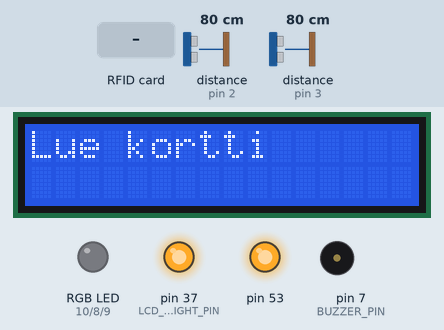
Simulated run of this sketch. Board: Arduino Mega 2560, built with avr-gcc and run on an emulated ATmega2560. Shown: 16×2 character LCD, an RGB LED mixed from three pins (HIGH = lit), output pins drawn as LEDs (lit = HIGH), buzzer (waves = sounding). Wiring (inferred from the names in the program): 2 × range finder with pulse-width output: data pin 2 / data pin 3. The test bench sets the inputs (shaded band); at power-on: distance to the obstacle (sensors on pin 2, pin 3) 80 cm. Pins used as bus, display or sensor lines are not drawn; what the sketch prints to the serial monitor is not drawn.

Above: at 0.8 s.
0.9 s: RFID card 5E 7A 19 C4 held to the reader
Timing chart, 0 to 3.9 s (numbered marks = the images above; inputs shaded):
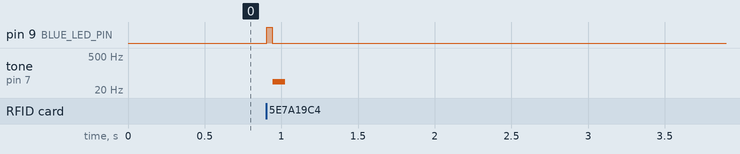

The sketch:

rfidreaderUPDATED.ino
```cpp
 #include <MFRC522.h>  // MFRC522 RFID module library.
#include <SPI.h>      // SPI device communication library.
#include <LiquidCrystal.h>  // Library for LCD Screen
#include "pitches.h"

#define RST_PIN 28     // Defines pins for RST, SS connections respectively.
#define SS_PIN 46

#define BUZZER_PIN 7   // Defines buzzer pin

#define RED_LED_PIN 10// Define RGB LED pins
#define GREEN_LED_PIN 8
#define BLUE_LED_PIN 9

#define GREEN_BUTTON_PIN 2
#define RED_BUTTON_PIN 3

#define LCD_BACKLIGHT_PIN 37 //Control backlight for powersaving, connect anode to this pin

#define LCD_CONTRAST_PIN 4 //V0 pin
int Contrast = 110; //Contrast set through arduino

LiquidCrystal lcd(25, 27, 29, 31, 33, 35); //pins for LCD data

int lcdCardCheck = 10;
unsigned long lastScanTime = 0;

int startMelody[] = {
  NOTE_C4, NOTE_G3, NOTE_G3, NOTE_A3, NOTE_G3, 0, NOTE_B3, NOTE_C4
};

byte readCard[4];     // Array that will hold UID of the RFID card.
bool successRead;

MFRC522 mfrc522(SS_PIN, RST_PIN);   // Creates MFRC522 instance.

volatile int lastButtonPressed = 2; // 0: Red Button, 1: Green button, 2: No button/Error

void setup() {
  pinMode(BUZZER_PIN, OUTPUT);
  pinMode(RED_LED_PIN, OUTPUT);
  pinMode(GREEN_LED_PIN, OUTPUT);
  pinMode(BLUE_LED_PIN, OUTPUT);
  pinMode(LCD_BACKLIGHT_PIN, OUTPUT);
  pinMode(GREEN_BUTTON_PIN, INPUT_PULLUP);
  pinMode(RED_BUTTON_PIN, INPUT_PULLUP);
  Serial.begin(9600); // Starts the serial connection at 9600 baud rate.
  SPI.begin();        // Initiates SPI connection between RFID module and Arduino.
  mfrc522.PCD_Init(); // Initiates MFRC522 RFID module.
  mfrc522.PCD_DumpVersionToSerial(); // Show details of RFID Reader, if version errors it isn't set up properly
  Serial.println("Please scan your RFID tag or card.");
  digitalWrite(LCD_BACKLIGHT_PIN, HIGH); //Backlight on
  analogWrite(LCD_CONTRAST_PIN,Contrast);
  lcd.begin(16, 2);
  lcd.setCursor(0,0);
  lcd.print("Lue kortti ");


  // Attach interrupts to the buttons
  attachInterrupt(digitalPinToInterrupt(GREEN_BUTTON_PIN), greenButtonINT, FALLING);
  attachInterrupt(digitalPinToInterrupt(RED_BUTTON_PIN), redButtonINT, FALLING);

  // Wait for an RFID card to be presented before continuing
  do {
    successRead = getID(); // Loops getID function until reading process is done.
  } while (!successRead);
}

void loop() {
  unsigned long currentTime = millis();
  // Check if 2 minutes  have passed since the last scan
  if (currentTime - lastScanTime >= 120000) {
    digitalWrite(LCD_BACKLIGHT_PIN, LOW); // Turn off the LCD backlight
    lcd.begin(16,2); //Reset LCD screen in case its got scrambled
  }

  if (lcdCardCheck == 1) { //button
    lcd.setCursor(0, 0);
    lcd.clear();
    lcd.print("Paina nappia  ");
  }
  else if (lcdCardCheck == 2) { //welcome
    lcd.setCursor(0, 0);
    lcd.clear();
    lcd.print("Tervetuloa!");
  }
  else if (lcdCardCheck == 3) { //Goodbye
    lcd.setCursor(0, 0);
    lcd.clear();
    lcd.print("Heippa!");
  }
  else if (lcdCardCheck == 0) { //Read Card
    lcd.setCursor(0,0);
    lcd.clear();
    lcd.print("Lue kortti");
  }
  else if (lcdCardCheck == 4) { //Not in database
    lcd.setCursor(0,0);
    lcd.clear();
    lcd.print("Ei tietokannassa!");

  }
  else if (lcdCardCheck == 5) { // already in
    lcd.setCursor(0,0);
    lcd.clear();
    lcd.print("Olet jo paikalla!");

  }
  else if (lcdCardCheck == 6) { //already out
    lcd.setCursor(0,0);
    lcd.clear();
    lcd.print("Olet jo ulkona! ");

  }
  else if (lcdCardCheck == 6) { //no buttons pressed
    lcd.setCursor(0,0);
    lcd.clear();
    lcd.print("Et painanut nappia!  ");
  }


  getID(); // Continuously check for new RFID cards
  if (Serial.available() > 0) {
    String command = Serial.readStringUntil('\n');
    command.trim(); // Remove any trailing whitespace or newline characters

    if (command == "BUZZ_ERROR") {
      BuzzError();
    }
    if (command == "BUZZ_GREEN") {
      BuzzGreen();
    }
    if (command == "BUZZ_BLUE") {
      BuzzBlue();
    }
    if (command == "NAPPI") {
      LCDScreen(1);
    }
    if (command == "KORTTI") {
      LCDScreen(0);
    }
    if (command == "DATABASE") {
      LCDScreen(4);
    }
    if (command == "WELCOME") {
      LCDScreen(2);
    }
    if (command == "GOODBYE") {
      LCDScreen(3);
    }
    if (command == "DUPE") {
      LCDScreen(5);
    }
    if (command == "DUPEX") {
      LCDScreen(6);
    }
    if (command == "TIMEOUT") {
      LCDScreen(7);
    }
  }
}

bool getID() {
  // Check if a new card is present

  if (!mfrc522.PICC_IsNewCardPresent()) {
    return false;
  }

  // Select one of the cards
  if (!mfrc522.PICC_ReadCardSerial()) {
    return false;
  }
  lastScanTime = millis(); // Update the last scan time
  Serial.print("0UID: " );
  digitalWrite(LCD_BACKLIGHT_PIN, HIGH);
  String UID = "";
  for (byte i = 0; i < mfrc522.uid.size; i++) {
    readCard[i] = mfrc522.uid.uidByte[i]; // Reads RFID card's UID
    UID += String(readCard[i], HEX); // Save UID as string for database
  }
  BuzzBlue();
  Serial.println(UID);
  mfrc522.PICC_HaltA(); // Halt the PICC


  // Reset the button pressed status after handling
  lastButtonPressed = 2;

  return true;
}

void BuzzBlue() {
  digitalWrite(BLUE_LED_PIN, HIGH); // Turn the blue LED on
  digitalWrite(BUZZER_PIN, HIGH);  // Turn buzzer on
  delay(500);                      // Wait for half a second
  digitalWrite(BLUE_LED_PIN, LOW);  // Turn the blue LED off
  digitalWrite(BUZZER_PIN, LOW);   // Turn buzzer off
}


void BuzzGreen() {
  digitalWrite(GREEN_LED_PIN, HIGH); // Turn the green LED on
  digitalWrite(BUZZER_PIN, HIGH);    // Turn buzzer on
  delay(500);                        // Wait for half a second
  digitalWrite(GREEN_LED_PIN, LOW);  // Turn the green LED off
  digitalWrite(BUZZER_PIN, LOW);     // Turn buzzer off
}

void BuzzError() {
  digitalWrite(RED_LED_PIN, HIGH);
  digitalWrite(BUZZER_PIN, HIGH);
  delay(200);
  digitalWrite(RED_LED_PIN, LOW);
  digitalWrite(BUZZER_PIN, LOW);
  delay(200);
  digitalWrite(RED_LED_PIN, HIGH);
  digitalWrite(BUZZER_PIN, HIGH);
  delay(200);
  digitalWrite(RED_LED_PIN, LOW);
  digitalWrite(BUZZER_PIN, LOW);

}


void redButtonINT() {
  //Serial.println("RED button pressed");
  if (lastButtonPressed != 0) {
    lastButtonPressed = 0; // Red button was pressed
    Serial.println("0");
  }
  BuzzBlue();
}

void greenButtonINT() {
  //Serial.println("GREEN button pressed");
  if (lastButtonPressed != 1) {
    lastButtonPressed = 1; // Red button was pressed
    Serial.println("1");
  }
  BuzzGreen();
}

void LCDScreen(int i) {
  lcdCardCheck = i;
}
```

pitches.h
```cpp
/*************************************************
   Public Constants
 *************************************************/

#define NOTE_B0 31
#define NOTE_C1 33
#define NOTE_CS1 35
#define NOTE_D1 37
#define NOTE_DS1 39
#define NOTE_E1 41
#define NOTE_F1 44
#define NOTE_FS1 46
#define NOTE_G1 49
#define NOTE_GS1 52
#define NOTE_A1 55
#define NOTE_AS1 58
#define NOTE_B1 62
#define NOTE_C2 65
#define NOTE_CS2 69
#define NOTE_D2 73
#define NOTE_DS2 78
#define NOTE_E2 82
#define NOTE_F2 87
#define NOTE_FS2 93
#define NOTE_G2 98
#define NOTE_GS2 104
#define NOTE_A2 110
#define NOTE_AS2 117
#define NOTE_B2 123
#define NOTE_C3 131
#define NOTE_CS3 139
#define NOTE_D3 147
#define NOTE_DS3 156
#define NOTE_E3 165
#define NOTE_F3 175
#define NOTE_FS3 185
#define NOTE_G3 196
#define NOTE_GS3 208
#define NOTE_A3 220
#define NOTE_AS3 233
#define NOTE_B3 247
#define NOTE_C4 262
#define NOTE_CS4 277
#define NOTE_D4 294
#define NOTE_DS4 311
#define NOTE_E4 330
#define NOTE_F4 349
#define NOTE_FS4 370
#define NOTE_G4 392
#define NOTE_GS4 415
#define NOTE_A4 440
#define NOTE_AS4 466
#define NOTE_B4 494
#define NOTE_C5 523
#define NOTE_CS5 554
#define NOTE_D5 587
#define NOTE_DS5 622
#define NOTE_E5 659
#define NOTE_F5 698
#define NOTE_FS5 740
#define NOTE_G5 784
#define NOTE_GS5 831
#define NOTE_A5 880
#define NOTE_AS5 932
#define NOTE_B5 988
#define NOTE_C6 1047
#define NOTE_CS6 1109
#define NOTE_D6 1175
#define NOTE_DS6 1245
#define NOTE_E6 1319
#define NOTE_F6 1397
#define NOTE_FS6 1480
#define NOTE_G6 1568
#define NOTE_GS6 1661
#define NOTE_A6 1760
#define NOTE_AS6 1865
#define NOTE_B6 1976
#define NOTE_C7 2093
#define NOTE_CS7 2217
#define NOTE_D7 2349
#define NOTE_DS7 2489
#define NOTE_E7 2637
#define NOTE_F7 2794
#define NOTE_FS7 2960
#define NOTE_G7 3136
#define NOTE_GS7 3322
#define NOTE_A7 3520
#define NOTE_AS7 3729
#define NOTE_B7 3951
#define NOTE_C8 4186
#define NOTE_CS8 4435
#define NOTE_D8 4699
#define NOTE_DS8 4978
```

Measured:
- after the input at 0.9 s, pin 9 (BLUE_LED_PIN): LOW → HIGH at once, → LOW 0.04 s later; tone on pin 7 (BUZZER_PIN): silent → 43 Hz at once, → silent 0.08 s later
